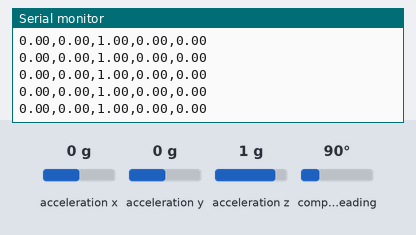
The sketch below on a simulated Arduino Uno, built with avr-gcc and run on an emulated ATmega328P. Parts: the last lines printed to the serial monitor. The inputs (shaded band) are chosen by the test bench; at power-on: acceleration x 0 g, acceleration y 0 g, acceleration z 1 g, compass heading 90°.

Above: at 2.2 s.
2.3 s: acceleration x set to -1.4 g
At 2.46 s:
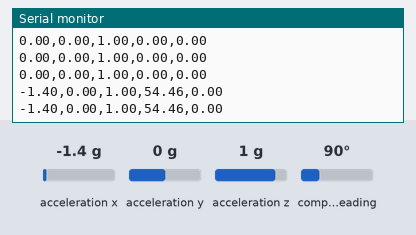
3.8 s: acceleration y set to -1.4 g
At 3.81 s:
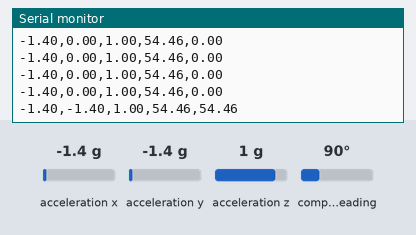
5.3 s: acceleration z set to -1.4 g
At 5.36 s:
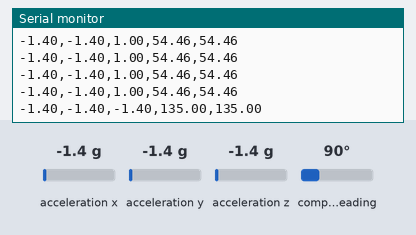
Timing chart, 0 to 8.3 s (numbered marks = the images above; inputs shaded):
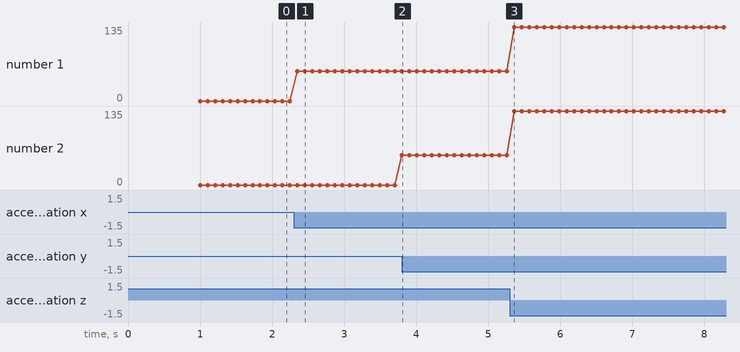

Measured:
- after the input at 2.3 s, the serial monitor: prints a new line after 0.05 s (image 1)
- after the input at 3.8 s, the serial monitor: prints a new line at once (image 2)
- after the input at 5.3 s, the serial monitor: prints a new line after 0.06 s (image 3)
- plotted number 1: 0 → 54.46 after the input at 2.3 s, 54.46 → 135 after the input at 5.3 s
- plotted number 2: 54.46 → 135 after the input at 5.3 s

The sketch:

IMU_data_acquisition_acc_orientation.ino
```cpp
/* This code reads [ACCELEROMETER] from the BNO055 IMU Sensor and calculates pitch and roll angles
*/

// Libraries
#include <Wire.h> // This library allows to communicate with I2C / TWI devices.
#include <Adafruit_Sensor.h> // Library with drivers that are based on the Adafruit Unified Sensor Driver
#include <Adafruit_BNO055.h> // This is a library for the BNO055 orientation sensor
#include <utility/imumaths.h> // Inertial Measurement Unit Maths Library (it includes matrix.h, quaternions.h and vector.h)
#include <math.h> // Math functions

// Global parameters and objects
#define BNO055_SAMPLERATE_DELAY_MS (100) // Define how fast the sensor sample rate (sample every 100 ms)

Adafruit_BNO055 IMU = Adafruit_BNO055(); // Create IMU object and set what the object is

const float pi = 3.1415926535; // Number Pi

//Variables
float theta, phi;

void setup() {
  // Set the baud rate speed. This is how fast the data is to be sent through the USB connection
  Serial.begin(115200);

  // Print initial message
  Serial.println("BNO055 IMU Sensor Raw Data Initialized");
  Serial.println("");

  // Start the IMU sensor
  IMU.begin();

  // Wait 1000 ms to ensure the sensor starts correctly
  delay(1000);

  // Change the time clock on the chip to the time clock on board of the IMU
  IMU.setExtCrystalUse(true);
}

void loop() {

  // Work with the imu sensor from Adafruit library
  // Go to BNO055's 'imu' and bring back a vector of 3 components into 'acc' (accelerometer) for the specific object IMU
  imu::Vector<3> acc = IMU.getVector(Adafruit_BNO055::VECTOR_ACCELEROMETER);

  // Parameters
  // Tilt approximation and normalize it to '1g' and convert into degrees
  theta = - atan2(acc.x()/9.81,acc.z()/9.81)/(2*pi)*360;
  phi = - atan2(acc.y()/9.81,acc.z()/9.81)/(2*pi)*360;

  // Print Acceleration data
  Serial.print(acc.x()/9.81);
  Serial.print(",");
  Serial.print(acc.y()/9.81);
  Serial.print(",");
  Serial.print(acc.z()/9.81);
  Serial.print(",");
  Serial.print(theta);
  Serial.print(",");
  Serial.println(phi);

  // Wait the specified delay before requesting next data
  delay(BNO055_SAMPLERATE_DELAY_MS);

}
```
